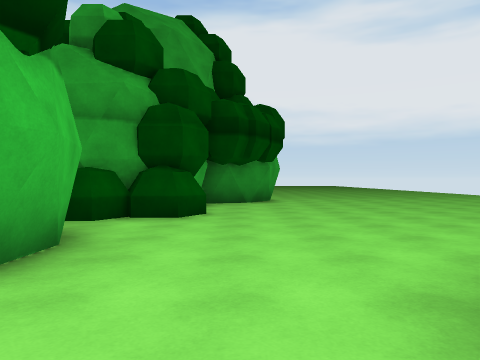
view 1 (above)

24 first-person views from a walk through a 3-D level made in the Unity game engine. The camera is 1.3 m above the floor, looks level and sees 70° across. The floor is counted in squares, 2 m on a side. Each view is taken from the middle of a square. On the plan, view 1 faces up. The plan holds only what a view shows up to about 10 squares ahead; the rest is blank. The place goes on beyond the plan. The player is left out. Surface patterns are stand-ins for the level's own textures.

view 2
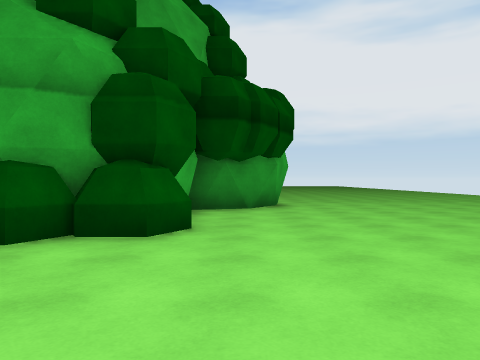

view 3
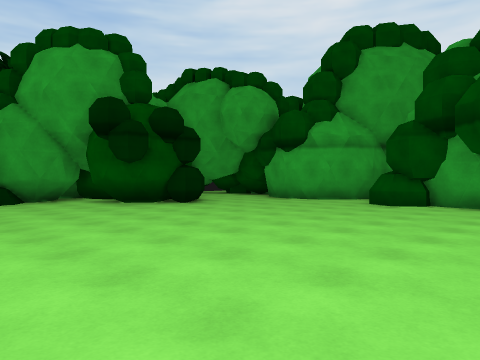

view 4
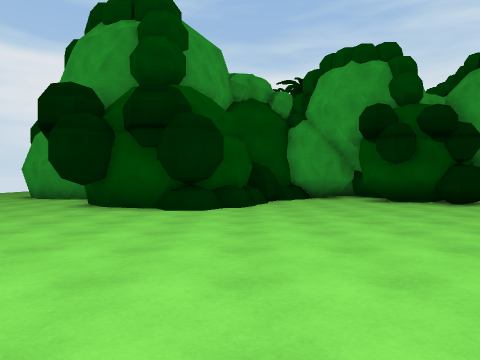

view 5
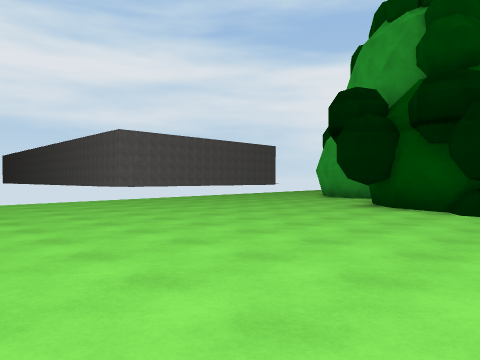

view 6
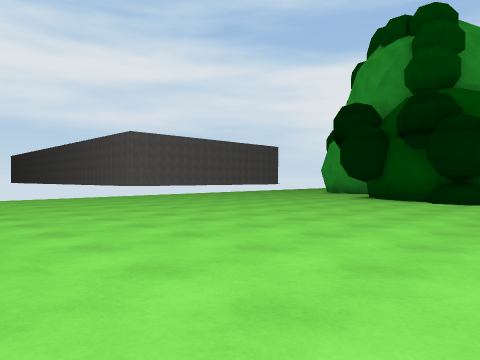

view 7
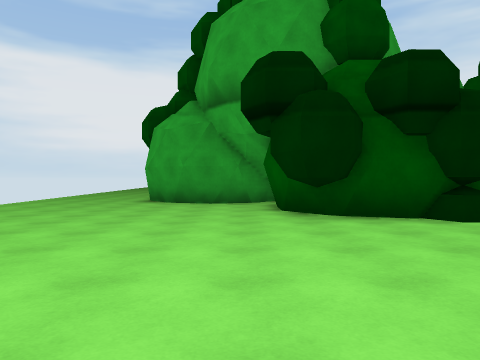

view 8
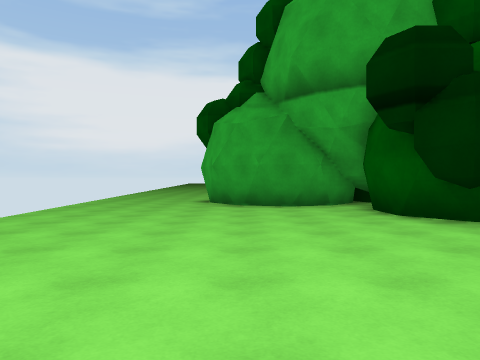

view 9
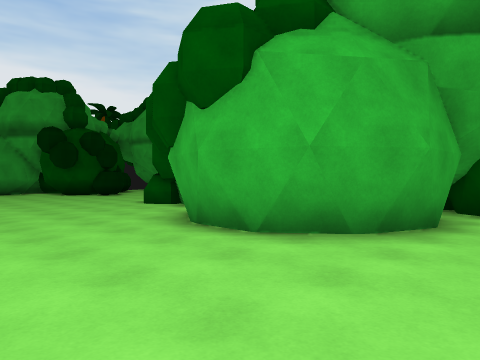

view 10
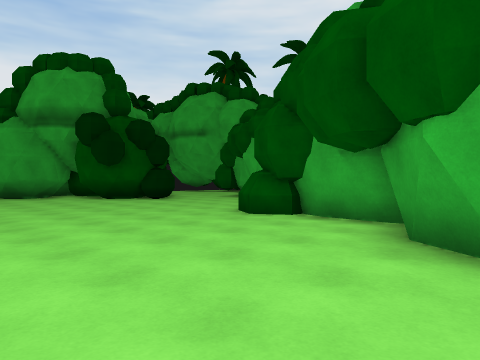

view 11
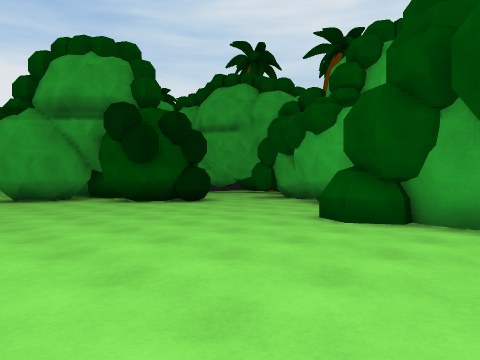

view 12
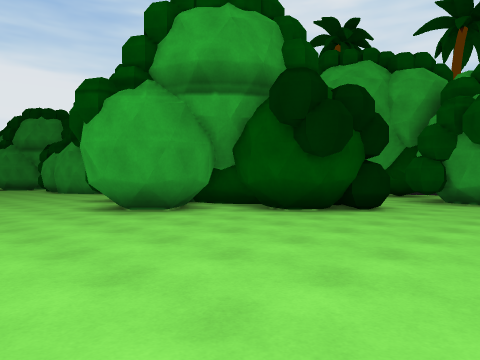

view 13
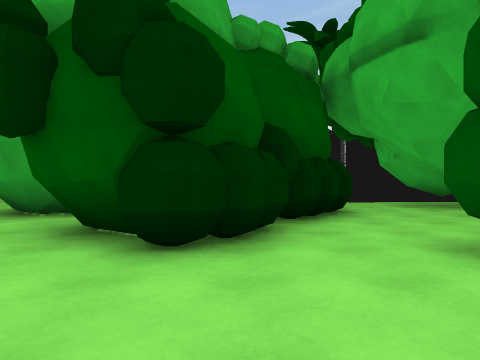

view 14
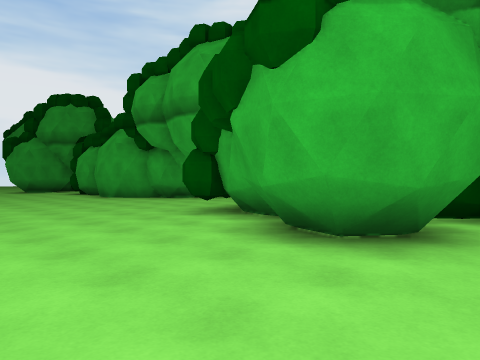

view 15
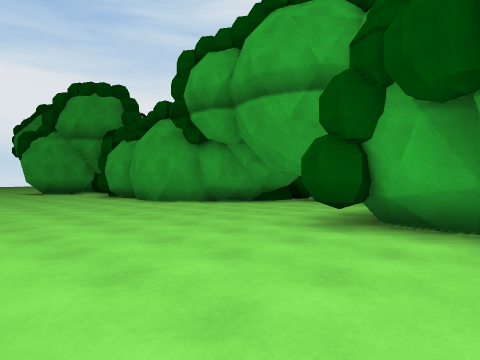

view 16
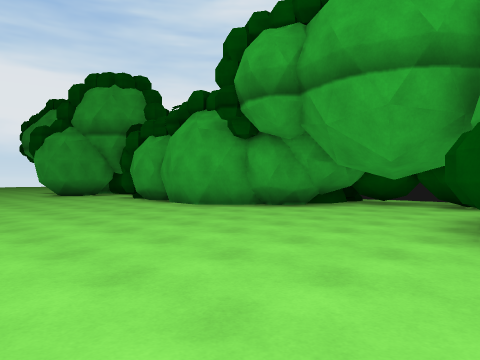

view 17
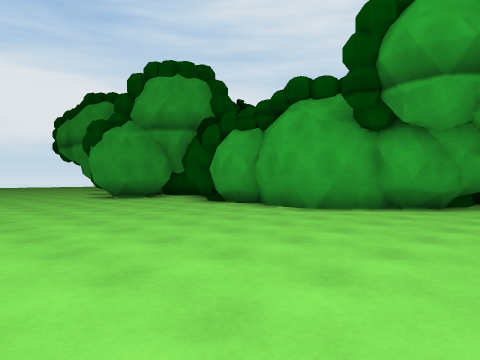

view 18
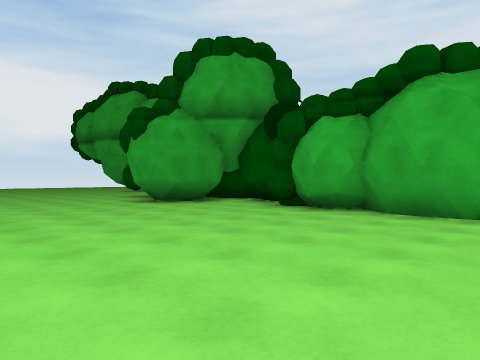

view 19
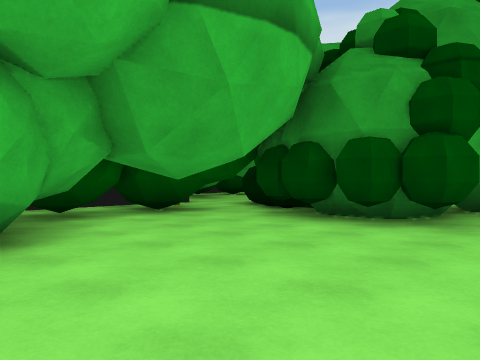

view 20
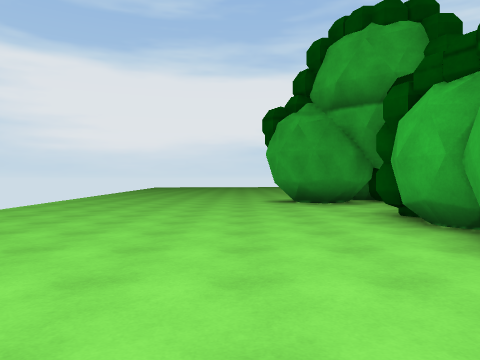

view 21
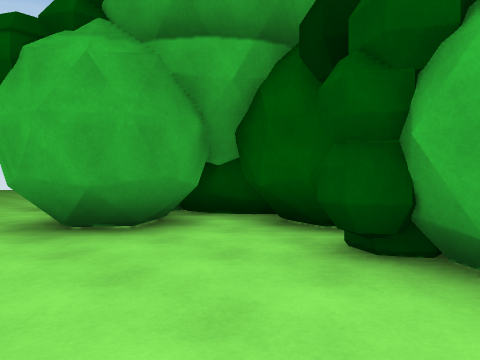

view 22
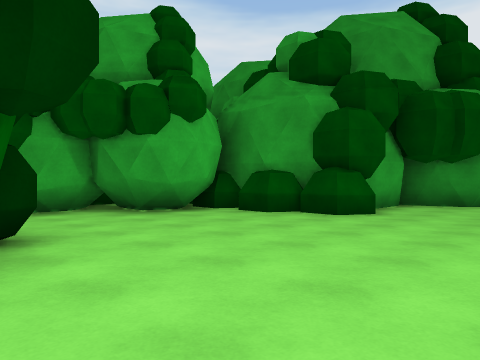

view 23
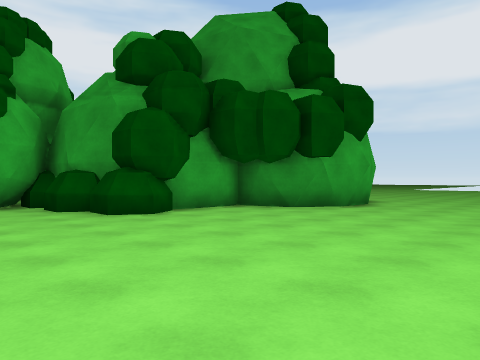

view 24
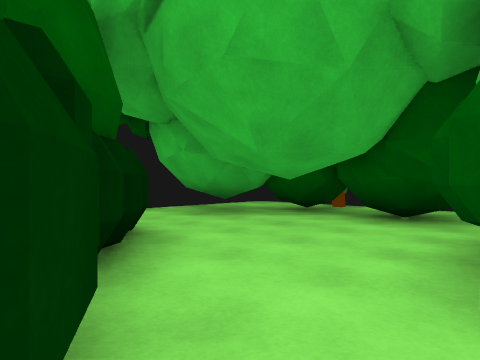

### Floor plan
Key: @ floor where view 1 was taken; # wall or solid block; . main floor; - floor 0.25 m lower than the main floor; / step, stairs or slope.
Columns run from 3 left of view 1 to 22 right of it. Each row starts with its distance up from view 1.
 13           ----
 12      --/////.......
 11    ##.................
 10   ##..................
  9   #...................
  8   #...................
  7  ##...................
  6 ###..................
  5  ....................
  4  #....................
  3  #.........#####......
  2  #...##....#   #.......
  1   ..  ##..##   #.......
  0    @   #..     #.......
 -1        ###     ####....
 -2                   ##...
 -3                   ##...
 -4                  ##....
 -5                  #.....
 -6                  #.....
 -7                 ##.....
 -8               ####.....
 -9               #.........
-10              ##.........
-11              #..........
-12             ##..........
-13             ##..#.......
-14           ###..###.....
-15          ##....###......
-16          ## ..######....
-17          ##..##  ####...
-18          ###.#   ####...
-19          ###.##  ##.....
-20         #####.#####.....
-21             # ######....
-22             # #.........
-23             # # .........
-24               ##.........
-25                ##........
-26                 #........
-27                 ##.......
-28                  #.......
-29                  #.......
-30                  #.......
-31                 ##.......
-32                 #.........
-33                 #.........
-34                 ###.......

Where each view was taken, in squares from view 1:
view 1: 0 up, 0 right, facing up
view 2: 2 up, 0 right, facing up
view 3: 10 up, 8 right, facing down-left
view 4: 11 up, 8 right, facing down
view 5: 11 up, 8 right, facing down-right
view 6: 13 up, 7 right, facing down-right
view 7: 9 up, 13 right, facing down
view 8: 8 up, 15 right, facing down
view 9: 1 up, 19 right, facing down-left
view 10: 3 down, 19 right, facing down-left
view 11: 5 down, 19 right, facing down-left
view 12: 10 down, 20 right, facing down-left
view 13: 10 down, 12 right, facing down
view 14: 15 down, 20 right, facing down-left
view 15: 18 down, 20 right, facing down-left
view 16: 20 down, 20 right, facing down-left
view 17: 23 down, 21 right, facing down-left
view 18: 26 down, 21 right, facing down-left
view 19: 26 down, 17 right, facing up-left
view 20: 25 down, 17 right, facing down
view 21: 30 down, 17 right, facing down-left
view 22: 14 down, 17 right, facing up-left
view 23: 11 down, 20 right, facing up-left
view 24: 13 down, 12 right, facing down-left
